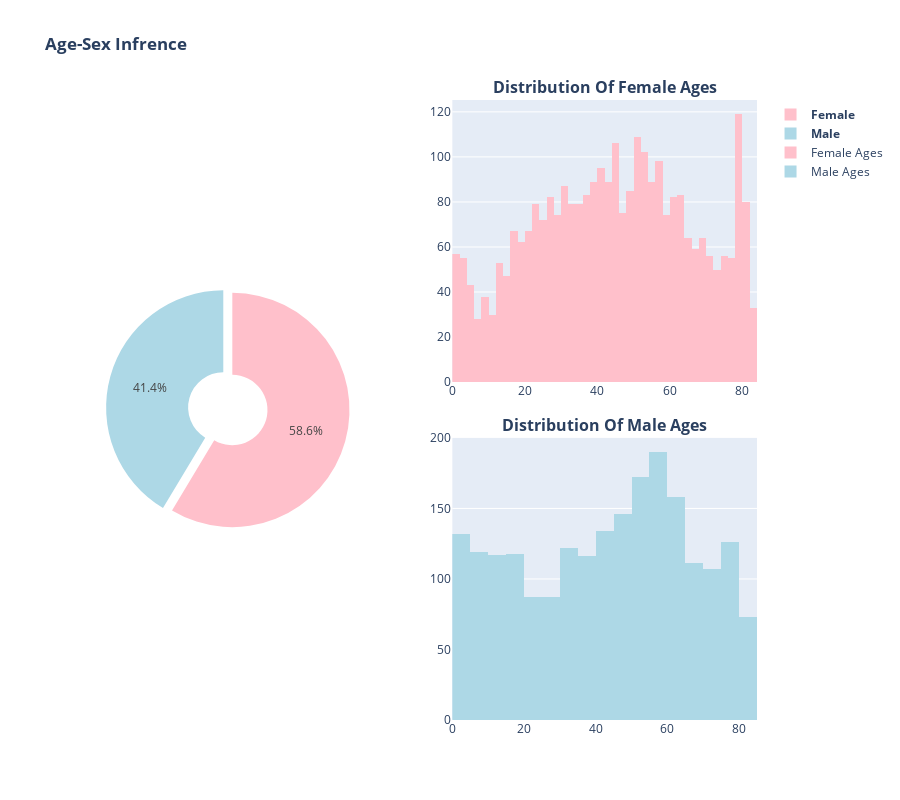

The cell this chart's notebook holds for it:
### Markdown cell above
#### Age Sex Inference

### Code cell
fig = make_subplots(
    rows=2, cols=2,subplot_titles=('','<b>Distribution Of Female Ages<b>','<b>Distribution Of Male Ages<b>','Residuals'),
    vertical_spacing=0.09,
    specs=[[{"type": "pie","rowspan": 2}       ,{"type": "histogram"}] ,
           [None                               ,{"type": "histogram"}]            ,                                      
          ]
)
fig.add_trace(
    go.Pie(values=df.gender_Male.value_counts().values,labels=['<b>Female<b>','<b>Male<b>','<b>Other<b>'],hole=0.3,pull=[0,0.08,0.3],marker_colors=['pink','lightblue','green'],textposition='inside'),
    row=1, col=1
)

fig.add_trace(
    go.Histogram(
        x=df.query('gender_Male==0').age,marker= dict(color='pink'),name='Female Ages'
    ),
    row=1, col=2
)


fig.add_trace(
    go.Histogram(
        x=df.query('gender_Male==1').age,marker= dict(color='lightblue'),name='Male Ages'
    ),
    row=2, col=2
)

fig.update_layout(
    height=800,
    showlegend=True,
    title_text="<b>Age-Sex Infrence<b>",)

fig.show()

### Figure 1 — Plotly figure (JSON) as saved in the notebook; plotly's stock layout.template omitted (floating-point values rounded to 4 significant figures; data arrays with more than 128 entries replaced by an {"elided": "..."} marker saying what was removed)
{"data": [{"domain": {"x": [0, 0.45], "y": [0, 1]}, "hole": 0.3, "labels": ["<b>Female<b>", "<b>Male<b>", "<b>Other<b>"], "marker": {"colors": ["pink", "lightblue", "green"]}, "pull": [0, 0.08, 0.3], "textposition": "inside", "type": "pie", "values": [2994, 2115]}, {"marker": {"color": "pink"}, "name": "Female Ages", "type": "histogram", "x": {"elided": "2994 float values"}, "xaxis": "x", "yaxis": "y"}, {"marker": {"color": "lightblue"}, "name": "Male Ages", "type": "histogram", "x": {"elided": "2115 float values"}, "xaxis": "x2", "yaxis": "y2"}], "layout": {"annotations": [{"font": {"size": 16}, "showarrow": false, "text": "<b>Distribution Of Female Ages<b>", "x": 0.775, "xanchor": "center", "xref": "paper", "y": 1, "yanchor": "bottom", "yref": "paper"}, {"font": {"size": 16}, "showarrow": false, "text": "<b>Distribution Of Male Ages<b>", "x": 0.775, "xanchor": "center", "xref": "paper", "y": 0.455, "yanchor": "bottom", "yref": "paper"}], "height": 800, "showlegend": true, "title": {"text": "<b>Age-Sex Infrence<b>"}, "xaxis": {"anchor": "y", "domain": [0.55, 1]}, "xaxis2": {"anchor": "y2", "domain": [0.55, 1]}, "yaxis": {"anchor": "x", "domain": [0.545, 1]}, "yaxis2": {"anchor": "x2", "domain": [0, 0.455]}}}
